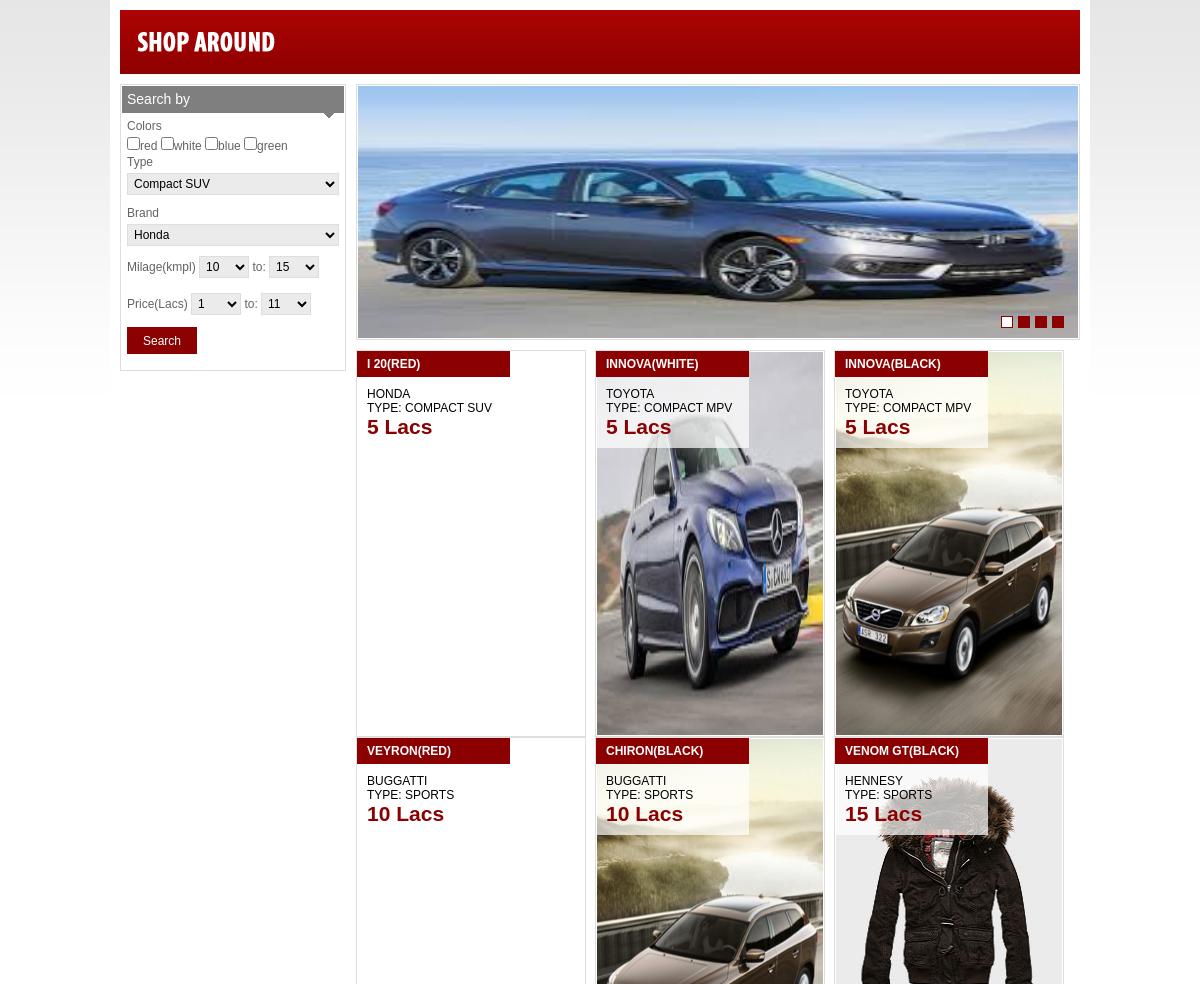
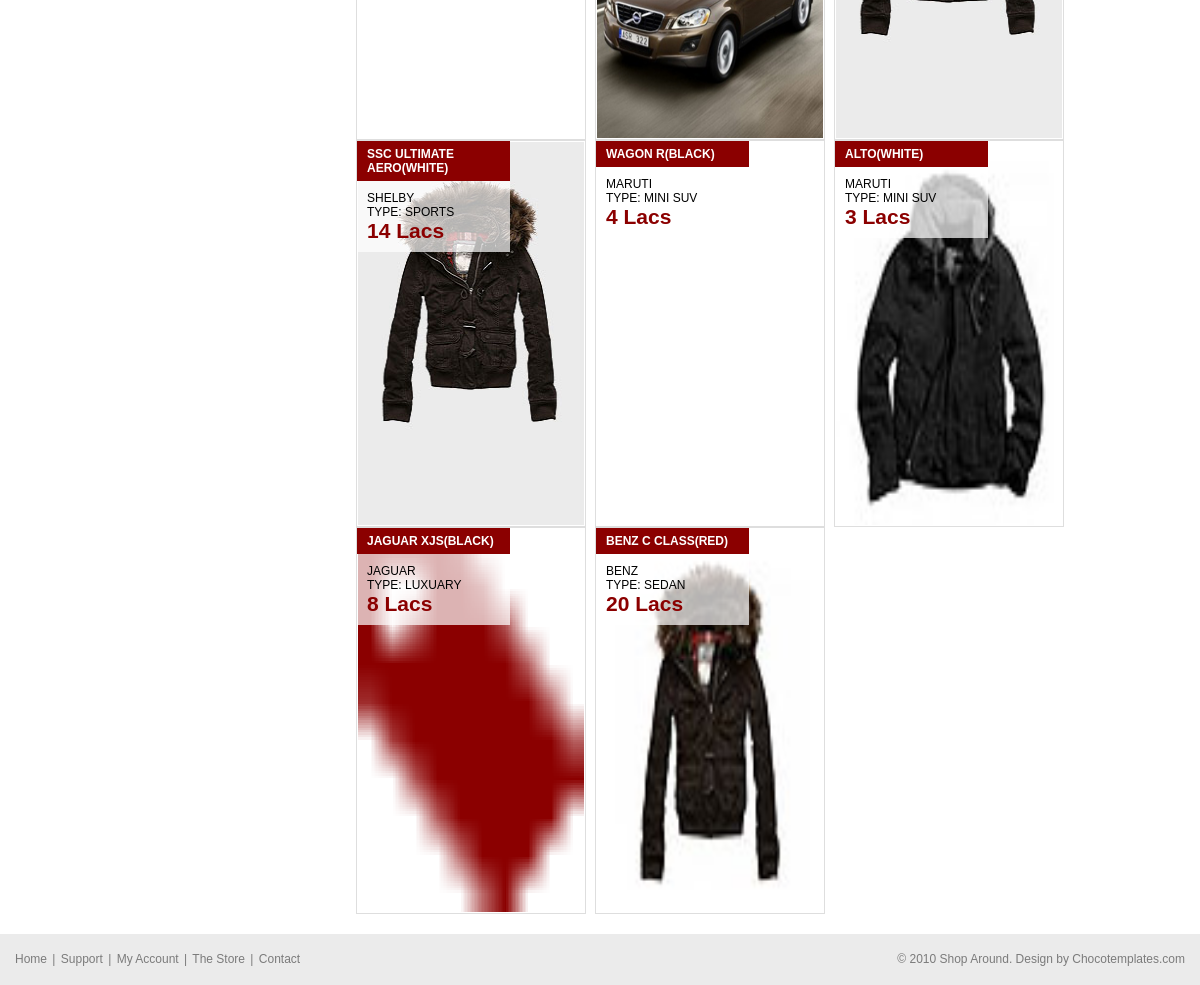
The page / on the database its author committed (2 pictures, top to bottom).
### home/models.py (models this page shows, shortened)
class Car(models.Model):
    name = models.CharField(max_length=100)
    price = models.IntegerField()
    category = models.CharField(max_length=100)
    brand = models.ForeignKey(Brand,related_name='car_barnd')
    color = models.CharField(max_length=100)
    milage = models.FloatField()
    image = models.ImageField(null=True,blank=True)

class Brand(models.Model):
    name = models.CharField(max_length=100)

### home/views.py (the view, shortened to what this page needs)
# urls.py: url(r'^$', Home.as_view(),name='index')
class Home(TemplateView):
    template_name = 'index.html'
    def get(self, request, *args, **kwargs):
        cars = Car.objects.all()
        categories = []
        for car in cars:
            if car.category not in categories:
                categories.append(car.category)
        barnds = Brand.objects.all()
        return TemplateResponse(request, 'index.html', {'cars': cars, 'barnds': barnds, 'categories': categories})

### home/templates/index.html (shortened to what this page needs)
<!DOCTYPE html PUBLIC "-//W3C//DTD XHTML 1.0 Transitional//EN" "http://www.w3.org/TR/xhtml1/DTD/xhtml1-transitional.dtd">
<html xmlns="http://www.w3.org/1999/xhtml">
<head>
	<link rel="stylesheet" href="/static/css/style.css" type="text/css" media="all" />
</head>
<body>
<div class="shell">
	<div id="header">
		<h1 id="logo"><a href="#">My Car</a></h1>
	</div>
	<div id="main">
		<div id="content">
			<div id="slider" class="box">
				<div id="slider-holder">
					<ul>
					    <li><a href="#"><img src="/static/css/images/slide1.jpg" alt="" style="height: 100%; width: 100%;" /></a></li>
					</ul>
				</div>
				<div id="slider-nav">
					<a href="#" class="active">1</a>
					<a href="#">2</a>
					<a href="#">3</a>
					<a href="#">4</a>
				</div>
			</div>
			<div class="products">
				<ul>
					{% for car in cars %}
				    <li>
						{% if car.image %}
				    	<a href="#"><img src="/static{{car.image.url }}" alt="" style="width:226px;height: 383px;"/></a>
						{% else %}
						<a href="#"><img src="" alt="" /></a>
						{% endif %}
				    	<div class="product-info">
				    		<h3>{{car.name}}({{car.color}})</h3>
				    		<div class="product-desc">
								<h4>{{car.brand.name}}</h4>
								<h4>Type: {{car.category}}</h4>
				    			<strong class="price">{{car.price}} Lacs</strong>
				    		</div>
				    	</div>
			    	</li>
					{% endfor %}
				</ul>
			</div>
		</div>
		<div id="sidebar">
			<div class="box search">
				<h2>Search by <span></span></h2>
				<div class="box-content">
					<form action="." method="post">
						<label>Colors</label>
						<input type="checkbox" name="colors" class="" value="red"/><span>red</span>
						<input type="checkbox" name="colors" class="" value="white"/><span>white</span>
						<input type="checkbox" name="colors" class="" value="blue"/><span>blue</span>
						<input type="checkbox" name="colors" class="" value="green" /><span>green</span>
						<label>Type</label>
						<select class="field" name="category">
							{% for category in categories %}
							<option value="{{category}}">{{category}}</option>
							{% endfor %}
						</select>
						<label>Brand</label>
						<select class="field" name="brand">
							{% for brand in barnds %}
							<option value="{{brand.name}}">{{brand.name}}</option>
							{% endfor %}
						</select>
						<div class="inline-field" style="padding-bottom: 15px;">
							<label>Milage(kmpl)</label>
							<select class="field small-field" name="start_milage">
								<option value="10">10</option>
							</select>
							<label>to:</label>
							<select class="field small-field" name="end_milage">
								<option value="15">15</option>
							</select>
						</div>
						<div class="inline-field">
							<label>Price(Lacs)</label>
							<select class="field small-field" name="start_price">
								<option value="1">1</option>
							</select>
							<label>to:</label>
							<select class="field small-field" name="end_price">
								<option value="11">11</option>
							</select>
						</div>
						<input type="submit" class="search-submit" value="Search" />
					</form>
				</div>
			</div>
		</div>
	</div>
	</div>
	<div id="footer">
		<p class="left">
			<a href="#">Home</a>
			<span>|</span>
			<a href="#">Support</a>
			<span>|</span>
			<a href="#">My Account</a>
			<span>|</span>
			<a href="#">The Store</a>
			<span>|</span>
			<a href="#">Contact</a>
		</p>
		<p class="right">
			&copy; 2010 Shop Around.
			Design by <a href="http://chocotemplates.com" target="_blank" title="The Sweetest CSS Templates WorldWide">Chocotemplates.com</a>
		</p>
	</div>

### static/css/style.css (style rules this page uses)
* { padding:0; margin:0; outline:0; }
body { background:#fff url(images/body.gif) repeat-x 0 0; font-family: "Trebuchet MS", Arial, sans-serif; font-size:12px; line-height:16px; color:#636363; }
input, textarea, select { font-family: "Trebuchet MS", Arial, sans-serif; font-size:12px; }
.field { background:#ebebeb; border:solid 1px #dedede; padding:2px; }
a img { border:0; }
a { color:#8b0000; text-decoration: underline; cursor:pointer; }
.left, .alignleft { float:left; display:inline; }
.right, .alignright { float:right; display:inline; }
h2 { font-size:14px; line-height:16px; }
h3 { font-size:12px; line-height:14px; text-transform: uppercase; color:#000; }
h4 { font-size:12px; line-height:14px; text-transform: uppercase; color:#000; }
h1#logo { font-size:0; line-height:0; width:156px; height:64px; float:left; }
h1#logo a { display:block; height:64px; text-indent: -4000px; background:url(images/logo.gif); }
.shell { width:960px; margin:0 auto; padding:10px; background:#fff; }
#header { height:64px; background:url(images/header.gif); position:relative; }
#sidebar { float:left; width:226px; }
#content { float:right; width:724px; }
#main { padding:10px 0 0 0; }
.box { padding:1px; border:solid 1px #dedede; margin-bottom:10px; }
.box h2 { background:#7f7f7f; color:#fff; font-weight: normal; padding:0 5px; position:relative; height:27px; line-height:27px; }
.box h2 span { position:absolute; width:10px; height:5px; background:url(images/h2-arr.gif); top:27px; right:10px; font-size:0; line-height:0; }
.box-content { padding:5px; }
.search { min-height:252px; }
.search label { display:block; padding-bottom:3px; }
.search .field { display:block; margin-bottom:10px; }
.search .inline-field label { display:inline; padding:0; }
.search .inline-field .field { display:inline; margin:0; }
.search select.field { width:212px; }
.search select.small-field { width:50px; }
.search-submit { width:70px; background:#8b0000; border:0; color:#fff; height:27px; display:block; line-height:26px; cursor:pointer; margin:12px 0 10px 0; }
#slider { height:252px; position:relative; overflow:hidden; }
#slider-holder { width:720px; height:252px; position:relative; overflow:hidden; }
#slider-holder ul { width:720px; height:252px; position:relative; overflow:hidden; list-style-type: none; }
#slider-holder ul li { width:720px; height:252px; position:relative; overflow:hidden; float:left; }
#slider-nav { position:absolute; top:231px; left:644px; z-index:2; }
#slider-nav a { font-size:0; line-height:0; text-indent: -4000px; width:10px; height:10px; border:solid 1px #8b0000; background:#8b0000; float:left; margin-right:5px; }
#slider-nav a:hover, #slider-nav a.active { background:#fff; }
.products ul { list-style-type: none; }
.products ul li { position:relative; padding:1px; border:solid 1px #dedede; float:left; width:226px; margin-right:9px; height:383px; overflow:hidden; }
.product-info { position:absolute; width:153px; top:0px; left:0; }
.product-info h3 { background:#8b0000; color:#fff; padding:6px 10px; }
.product-info h4 { font-weight: normal; }
.product-info .product-desc { padding:10px; background:url(images/info.png); width:133px; }
.price { display:block; font-size:21px; color:#8b0000; line-height:23px; }
#footer { height:51px; background:#ebebeb; white-space:nowrap; line-height:50px; padding:0 15px; color:#7b7b7b; margin-top:10px; }
#footer a { color:#7b7b7b; text-decoration: none; }
#footer span { padding:0 2px; }

### rows shown on the page
Car: name "I 20", color "RED", brand.name "HONDA", category "COMPACT SUV", price "5", category "Compact SUV"
Car: image (picture), name "INNOVA", color "WHITE", brand.name "TOYOTA", category "COMPACT MPV", price "5"
Car: image (picture), name "INNOVA", color "BLACK", brand.name "TOYOTA", category "COMPACT MPV", price "5"
Car: name "VEYRON", color "RED", brand.name "BUGGATTI", category "SPORTS", price "10"
Car: image (picture), name "CHIRON", color "BLACK", brand.name "BUGGATTI", category "SPORTS", price "10"
Car: image (picture), name "VENOM GT", color "BLACK", brand.name "HENNESY", category "SPORTS", price "15"
Car: image (picture), name "SSC ULTIMATE AERO", color "WHITE", brand.name "SHELBY", category "SPORTS", price "14"
Car: name "WAGON R", color "BLACK", brand.name "MARUTI", category "MINI SUV", price "4"
Car: image (picture), name "ALTO", color "WHITE", brand.name "MARUTI", category "MINI SUV", price "3"
Car: image (picture), name "JAGUAR XJS", color "BLACK", brand.name "JAGUAR", category "LUXUARY", price "8"
Car: image (picture), name "BENZ C CLASS", color "RED", brand.name "BENZ", category "SEDAN", price "20"

### other values the page prints
form field brand "Honda"
